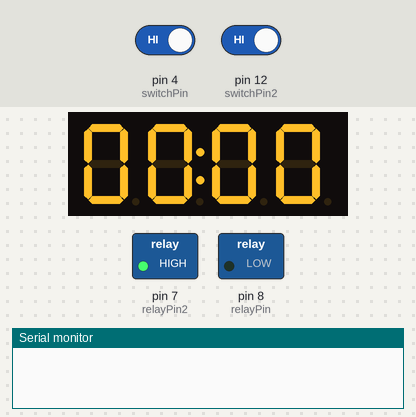
Bench run of a sketch on a simulated Arduino Uno, built with avr-gcc and run on an emulated ATmega328P. Parts: 4-digit seven-segment display, switched loads named in the sketch (green lamp = pin HIGH), the last lines printed to the serial monitor. Inputs (shaded band) come from the test bench; at power-on: pin 4 (switchPin) HIGH, pin 12 (switchPin2) HIGH.

Above: at 1.2 s.
1.3 s: pin 4 (switchPin) driven LOW and pin 12 (switchPin2) driven LOW
At 3.1 s:
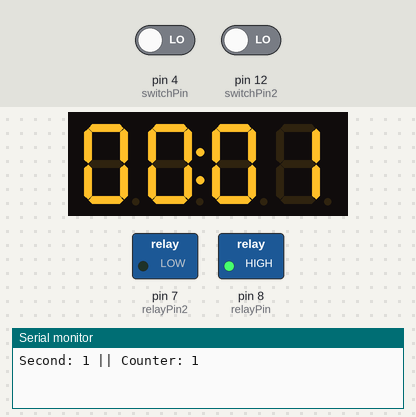
4.3 s: pin 4 (switchPin) driven HIGH
At 5.1 s:
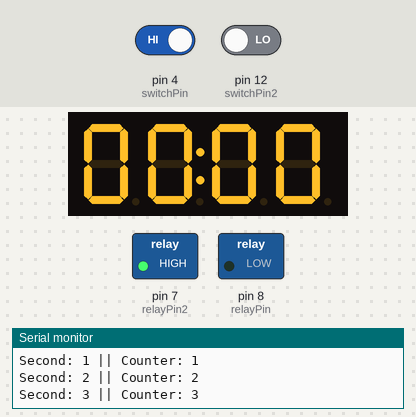
5.8 s: pin 4 (switchPin) driven LOW
At 6.5 s:
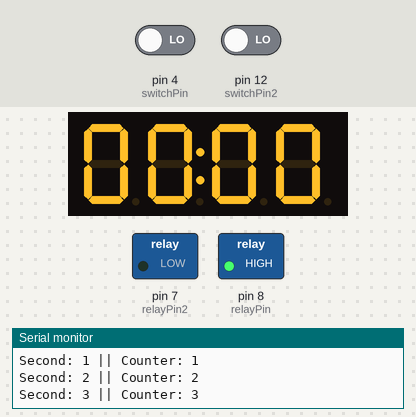
Timing chart, 0 to 8.8 s (numbered marks = the images above; inputs shaded):
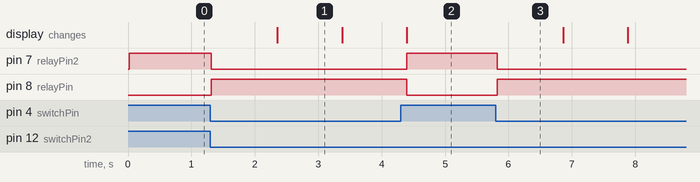

The sketch:

Bathroom_Switcher.ino
```cpp
#include <Arduino.h>
#include <TM1637Display.h>
#define CLK 2
#define DIO 3
int counter = 0;
int minute = 60;
int hunned = 100;
int second = 0;
int delayTimer=1000;
int switchPin = 4;
int switchPin2 = 12;
int relayPin = 8;
int relayPin2 = 7;
int switchVal;
int switchVal2;
TM1637Display display(CLK, DIO);

void setup() {
  // put your setup code here, to run once:
pinMode(switchPin, INPUT);
pinMode(relayPin, OUTPUT);
pinMode(switchPin2, INPUT);
pinMode(relayPin2, OUTPUT);
display.setBrightness(0x0f);
digitalWrite(switchPin, HIGH);
digitalWrite(switchPin2, HIGH);
Serial.begin(38400);
}

void loop() {
  // put your main code here, to run repeatedly:

switchVal = digitalRead(switchPin);
switchVal2 = digitalRead(switchPin2);

if(switchVal == 0 && switchVal2 == 0)
  {
    digitalWrite(relayPin, HIGH);
    digitalWrite(relayPin2, LOW);
  if(counter<=60)
  {
    display.showNumberDecEx(second,0b01000000,true,4,0);

    if(counter>=59)
     {
      counter=-1;
      second=second+hunned-minute;
     }
    if(second==9959)
     {
      counter=0;
      second=0;
     }
      counter++;
      second++;
      delay(delayTimer);
      Serial.print("Second: ");
      Serial.print(second);
      Serial.print(" || Counter: ");
      Serial.println(counter);
  }
}
else
  {
    display.showNumberDecEx(0,0b01000000,true,4,0);
    digitalWrite(relayPin2, HIGH);
    digitalWrite(relayPin, LOW);
    counter=0;
    second=0;
  }
}
```

Measured:
- after the input at 1.3 s, pin 7 (relayPin2): HIGH → LOW at once; pin 8 (relayPin): LOW → HIGH at once; the display: changes after 1.1 s (image 1)
- after the input at 4.3 s, pin 7 (relayPin2): LOW → HIGH after 0.10 s; pin 8 (relayPin): HIGH → LOW after 0.10 s
- after the input at 5.8 s, pin 7 (relayPin2): HIGH → LOW at once; pin 8 (relayPin): LOW → HIGH at once
- what the display in image 1 shows lasts 1.0 s, from 2.4 s to 3.4 s
